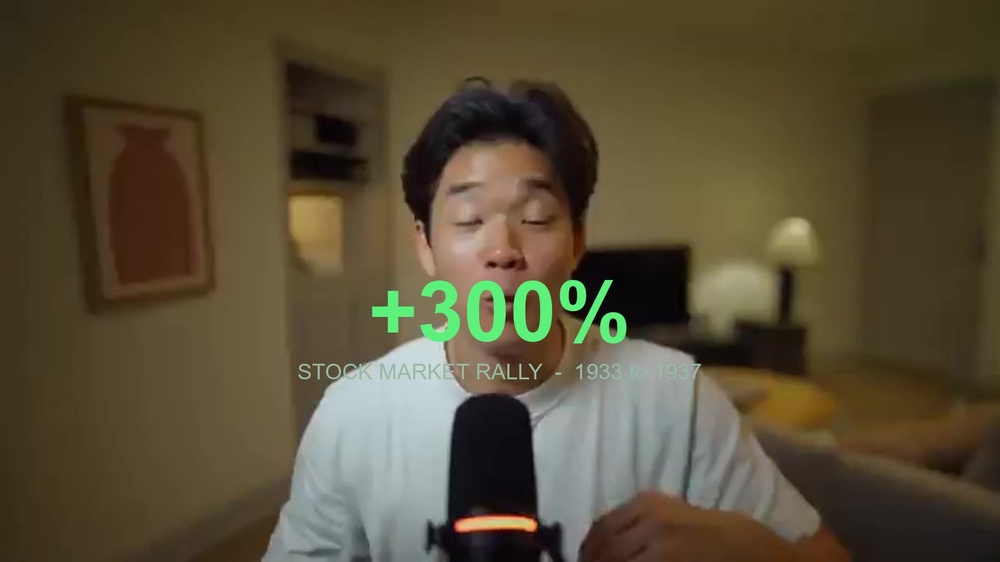
#> input picture projects/US Economy/experiment_roaring20s/qa/composite_test.jpg, 1000 x 562 px, shrunk from 1920 x 1080 before the run
$ python trace_spike.py '../../../projects/US Economy/experiment_roaring20s/qa/composite_test.jpg' '../../../projects/US Economy/experiment_roaring20s/qa/annotate_E_video_3.0.jpg'
#> lines starting #> are read from the running program, lines starting #| are printed output that depends on the picture; after the words box and inside, x2 and y2 are one past the last pixel; in counts of white or black regions, pixels touching at a corner belong together
"""Raster line-art -> centerline SVG paths (the spike). threshold -> skeletonize -> walk the
1px skeleton into polylines between endpoints/junctions -> RDP-simplify -> path `d` strings.
Emits {viewBox, paths} JSON for the linedraw block. Centerline (pen-like), NOT potrace outline."""
import sys, json
import cv2, numpy as np
from skimage.morphology import skeletonize

inp, out = sys.argv[1], sys.argv[2]
img = cv2.imread(inp, cv2.IMREAD_GRAYSCALE)
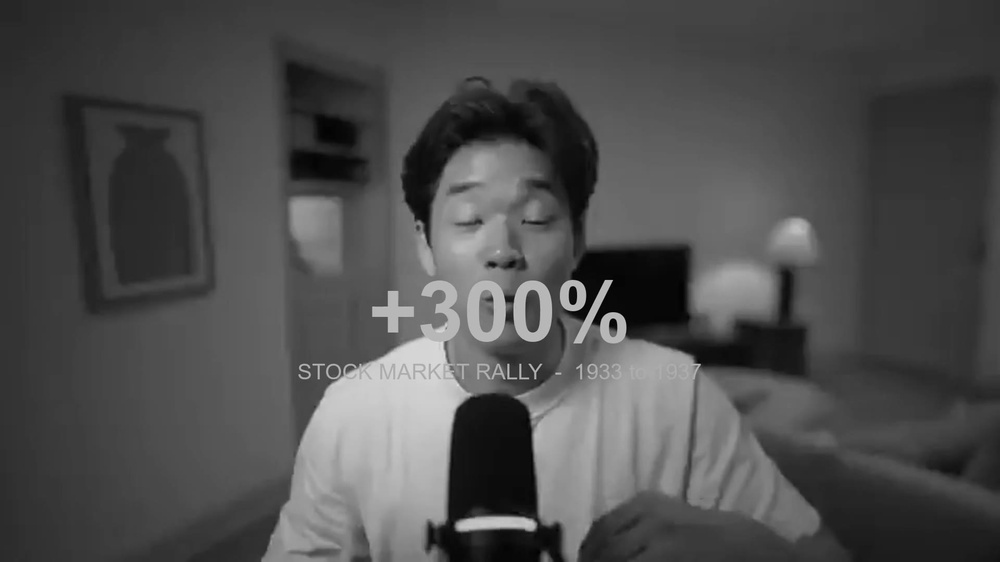
#> img: shape (562, 1000); min 0, max 223, mean 77.5
H, W = img.shape
#> H = 562; W = 1000
binary = img < 128                      # dark strokes = foreground
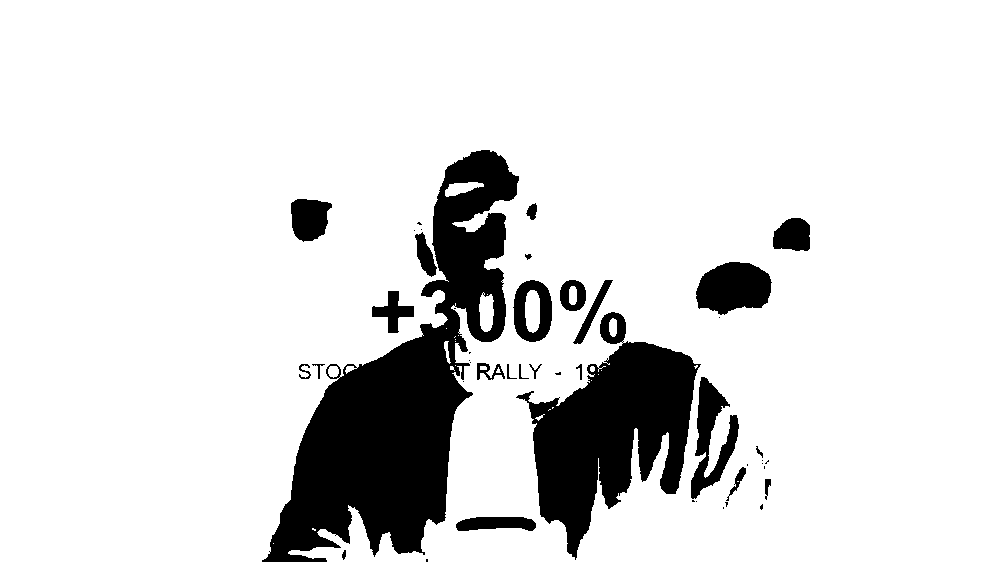
#> binary: shape (562, 1000) bool; 86.9% white; 46 black regions (21 under 20 px), largest, box (x1, y1, x2, y2) and area: (262, 150, 519, 562) 39362, (516, 312, 701, 560) 20880, (696, 262, 772, 315) 3004
skel = skeletonize(binary)
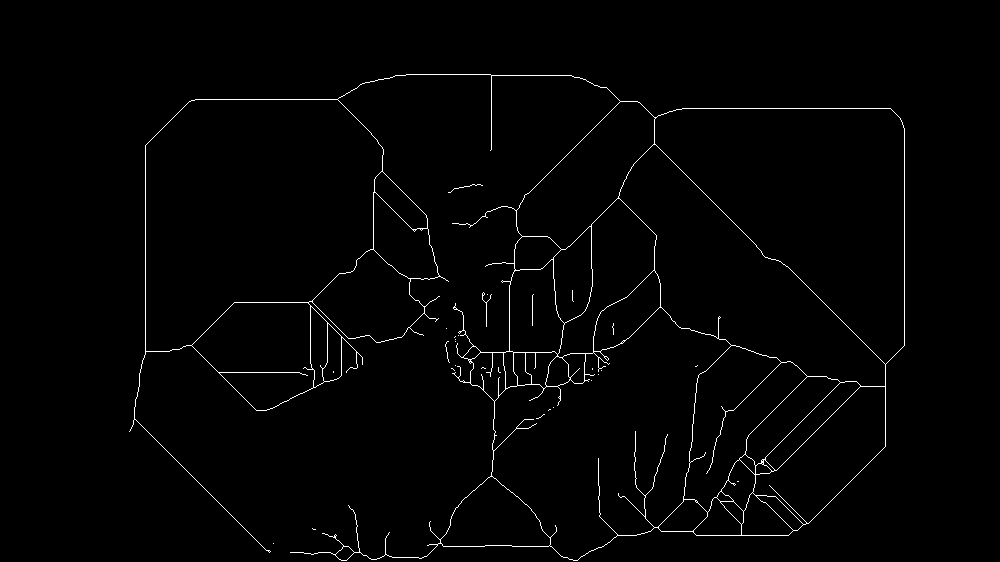
#> skel: shape (562, 1000) bool; 1.4% white in thin lines or dots, all inside (x1, y1, x2, y2) = (129, 74, 905, 561)
ys, xs = np.where(skel)
#> ys = 7802 values from 74 to 560; xs = 7802 values, max 904 at index 868, min 129 at index 5707, mean 541.8
pts = set(zip(xs.tolist(), ys.tolist()))
#> pts = 7802 items

def neigh(x, y):
    return [(x+dx, y+dy) for dx in (-1, 0, 1) for dy in (-1, 0, 1)
            if not (dx == 0 and dy == 0) and (x+dx, y+dy) in pts]

deg = {p: len(neigh(*p)) for p in pts}
#> deg = 7802 items
seen = set()
def edge(a, b): return (a, b) if a <= b else (b, a)
polys = []

def walk(start):
#> called with start = (618, 198)
    for nb in neigh(*start):
        if edge(start, nb) in seen:
            continue
        poly, prev, cur = [start, nb], start, nb
        seen.add(edge(prev, cur))
        while deg.get(cur, 0) == 2:
            nxt = next((n for n in neigh(*cur) if n != prev and edge(cur, n) not in seen), None)
            if nxt is None:
                break
            seen.add(edge(cur, nxt)); poly.append(nxt); prev, cur = cur, nxt
        polys.append(poly)
#> this loop made 3 passes
#> after the loop, polys = [[(618, 198), (617, 198)], [(618, 198), (618, 197)], [(618, 198), (619, 198)]]; seen = 3 items

for p in [q for q in pts if deg[q] != 2]:   # endpoints + junctions first
    walk(p)
for p in pts:                                # then any leftover loops
    if any(edge(p, n) not in seen for n in neigh(*p)):
        walk(p)

def to_d(poly):
    arr = np.array(poly, np.int32).reshape(-1, 1, 2)
    ap = cv2.approxPolyDP(arr, 1.6, False).reshape(-1, 2)   # RDP simplify
    if len(ap) < 2:
        return None
    return "M " + " L ".join(f"{int(x)} {int(y)}" for x, y in ap)

paths = [d for d in (to_d(p) for p in polys if len(p) >= 5) if d]
json.dump({"viewBox": f"0 0 {W} {H}", "paths": paths}, open(out, "w"))
print(f"traced {len(paths)} paths from {len(pts)} skeleton px ({W}x{H})")
